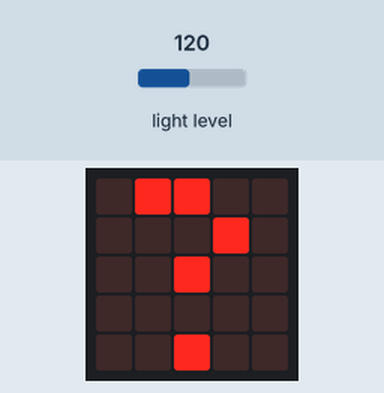
Bench run of a program on a simulated BBC micro:bit (MakeCode). On the bench: the board's 5×5 LED display. Inputs (shaded band) come from the test bench; at power-on: light level 120.

Above: at 1.2 s.
1.3 s: light level set to 126
At 2.4 s:
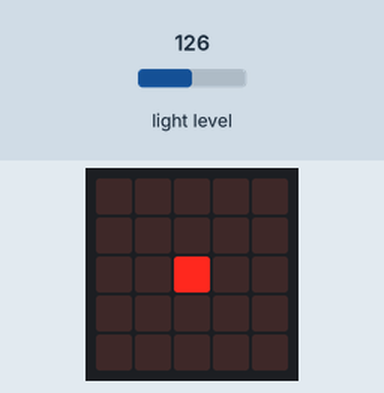
4.5 s: light level set to 5
At 5.5 s:
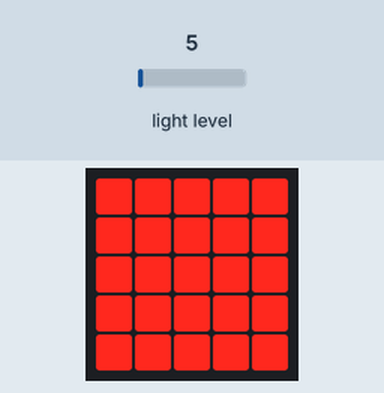
7.6 s: light level set to 64
At 8.5 s:
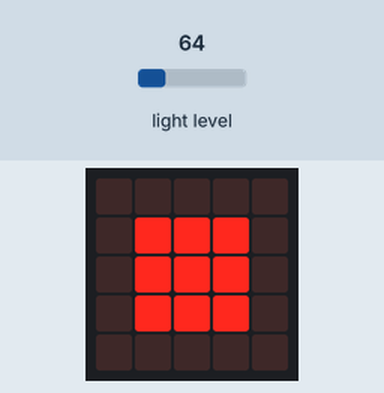
11.7 s: light level set to 128
At 12.1 s:
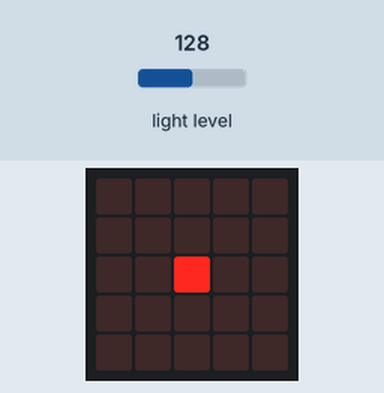
Timing chart, 0 to 14.7 s (numbered marks = the images above; inputs shaded):
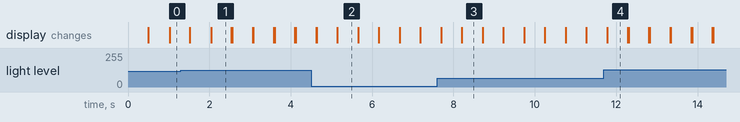

The program:

main.ts
```typescript
let 밝기 = 0
let 어두운정도 = 0
function 전원내림 () {
    basic.clearScreen()
}
function 중간어둠 () {
    basic.showLeds(`
        . # # . .
        . . . # .
        . . # . .
        . . . . .
        . . # . .
        `)
    basic.pause(100)
    basic.showLeds(`
        . . . . .
        . # # # .
        . # # # .
        . # # # .
        . . . . .
        `)
    basic.pause(100)
}
function 밝기분류 () {
    밝기 = input.lightLevel()
    if (밝기 > 180) {
        어두운정도 = 0
    } else if (120 < 밝기 && 밝기 <= 180) {
        어두운정도 = 1
    } else if (60 < 밝기 && 밝기 <= 120) {
        어두운정도 = 2
    } else {
        어두운정도 = 3
    }
}
function 기기표시 () {
    if (어두운정도 == 0) {
        전원내림()
    } else if (어두운정도 == 1) {
        약한어둠()
    } else if (어두운정도 == 2) {
        중간어둠()
    } else {
        강한어둠()
    }
}
function 약한어둠 () {
    basic.showLeds(`
        . . . . .
        . . . . .
        . . # . .
        . . . . .
        . . . . .
        `)
    basic.pause(100)
    basic.clearScreen()
}
function 강한어둠 () {
    basic.showLeds(`
        . # # # .
        . # # # .
        . . # . .
        . . . . .
        . . # . .
        `)
    basic.pause(100)
    basic.showLeds(`
        # # # # #
        # # # # #
        # # # # #
        # # # # #
        # # # # #
        `)
    basic.pause(100)
}
basic.forever(function () {
    밝기분류()
    기기표시()
})
```

test.ts
```typescript
// 테스트는 여기로 이동합니다; 이 패키지가 확장으로 사용될 때 컴파일되지 않을 것 입니다.
```

Measured:
- the behaviour switches between 120 and 121 on light level (found by bisection; images 0 and 1)
- after the input at 1.3 s, the display: first differs from a run without the input after 0.74 s (image 1)
- after the input at 4.5 s, the display: first differs from a run without the input after 0.14 s (image 2 shows a later state)
- after the input at 7.6 s, the display: first changes after 0.10 s (image 3 shows a later state)
- after the input at 11.7 s, the display: changes after 0.08 s (image 4)
- what the display in image 1 shows lasts 0.5 s, from 2.0 s to 2.5 s
